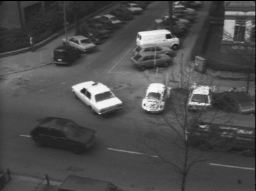
#> input picture taxi29.jpg, 256 x 191 px
$ python -i filters.py   (imports and definitions only)
#> lines starting #> are read from the running program, lines starting #| are printed output that depends on the picture
import numpy as np
import scipy.ndimage
import scipy.signal


def convolve2d(input_image, kernel):
    return scipy.signal.convolve2d(input_image, kernel)


def convolve(input_signal, kernel):
    return np.convolve(input_signal, kernel)


def sobel(input_image, mode='both'):
    assert mode in ('both', 'x', 'y')
    horizontal_kernel = np.array([[-1, -2, -1], [0, 0, 0], [1, 2, 1]])
    vertical_kernel = horizontal_kernel.T
    sobel_horizontal = convolve2d(
        input_image, horizontal_kernel / np.abs(horizontal_kernel).sum()
    )
    if mode == 'both':
        return convolve2d(sobel_horizontal, vertical_kernel / np.abs(vertical_kernel).sum())
    if mode == 'x':
        return sobel_horizontal
    if mode == 'y':
        return convolve2d(input_image, vertical_kernel / np.abs(vertical_kernel).sum())


def laplacian(input_image):
    # todo diagonal neighbour version
    kernel = np.array([[0, -1, 0], [-1, 4, -1], [0, -1, 0]])
    return convolve2d(input_image.copy(), kernel / np.abs(kernel).sum())


def bilinear(input_image):
    kernel = np.array([[1, 2, 1], [2, 4, 2], [1, 2, 1]])
    return convolve2d(input_image.copy(), kernel / kernel.sum())


def box(input_image, kernel_size=5):
    kernel = np.ones((kernel_size, kernel_size))
    return convolve2d(input_image.copy(), kernel / kernel.sum())


def gaussian_filter(input_image, sigma=2):
    """Convolves an image with a Gaussian

    Uses SciPy implementation for now

    Arguments:
        input_image {np.array} -- input to be convolved
        sigma {int} -- Gaussian Sigma param

    Returns:
        np.array -- Gaussian-convolved image
    """

    return scipy.ndimage.gaussian_filter(input_image.copy(), sigma)

>>> import cv2
>>> picture = cv2.imread('../taxi29.jpg', cv2.IMREAD_GRAYSCALE)
#> picture is the input picture: shape (191, 256); min 0, max 249, mean 76.6
>>> result = sobel(picture)
#> in convolve2d, `return scipy.signal.convolve2d(input_image, kernel)`:
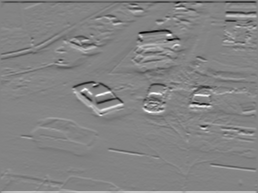
#> returned value: shape (193, 258) float64; min -88.88, max 82.88, mean 0; drawn with min black and max white
#> in convolve2d (call 2), `return scipy.signal.convolve2d(input_image, kernel)`:
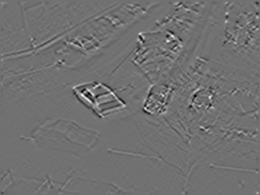
#> returned value: shape (195, 260) float64; min -21.88, max 27.41, mean 0; drawn with min black and max white
